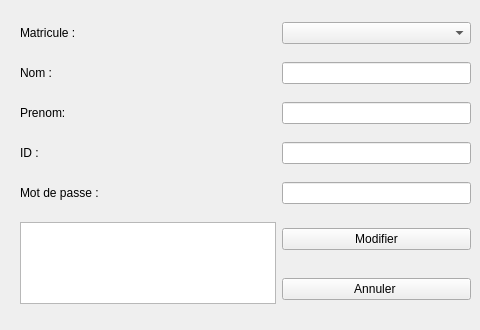
       <widget class="QWidget" name="tab_9">
        <attribute name="title">
         <string>Modifier</string>
        </attribute>
        <widget class="QWidget" name="layoutWidget_18">
         <property name="geometry">
          <rect>
           <x>20</x>
           <y>10</y>
           <width>451</width>
           <height>311</height>
          </rect>
         </property>
         <layout class="QGridLayout" name="gridLayout_17">
          <item row="5" column="1">
           <widget class="QPushButton" name="pushButton_13">
            <property name="styleSheet">
             <string notr="true"/>
            </property>
            <property name="text">
             <string>Modifier</string>
            </property>
           </widget>
          </item>
          <item row="2" column="0">
           <widget class="QLabel" name="label_92">
            <property name="text">
             <string>Prenom: </string>
            </property>
           </widget>
          </item>
          <item row="6" column="1">
           <widget class="QPushButton" name="pushButton_14">
            <property name="text">
             <string>Annuler </string>
            </property>
           </widget>
          </item>
          <item row="3" column="0">
           <widget class="QLabel" name="label_93">
            <property name="text">
             <string>ID : </string>
            </property>
           </widget>
          </item>
          <item row="5" column="0" rowspan="2">
           <widget class="QTextEdit" name="Resultat_6">
            <property name="readOnly">
             <bool>true</bool>
            </property>
           </widget>
          </item>
          <item row="0" column="1">
           <widget class="QComboBox" name="comboBox_3"/>
          </item>
          <item row="3" column="1">
           <widget class="QLineEdit" name="Id_4"/>
          </item>
          <item row="0" column="0">
           <widget class="QLabel" name="label_94">
            <property name="text">
             <string>Matricule :</string>
            </property>
           </widget>
          </item>
          <item row="1" column="1">
           <widget class="QLineEdit" name="Nom_4"/>
          </item>
          <item row="1" column="0">
           <widget class="QLabel" name="label_95">
            <property name="text">
             <string>Nom : </string>
            </property>
           </widget>
          </item>
          <item row="2" column="1">
           <widget class="QLineEdit" name="Prenom_4"/>
          </item>
          <item row="4" column="0">
           <widget class="QLabel" name="label_96">
            <property name="text">
             <string>Mot de passe : </string>
            </property>
           </widget>
          </item>
          <item row="4" column="1">
           <widget class="QLineEdit" name="Mot_de_passe_4"/>
          </item>
         </layout>
        </widget>
       </widget>
